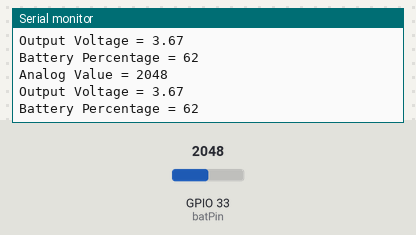
Recording of a sketch running on a simulated ESP32. On the bench: the last lines printed to the serial monitor. The test bench sets the inputs (shaded band); at power-on: GPIO 33 (batPin) = 2048.

Above: at 1.2 s.
1.3 s: GPIO 33 (batPin) set to 2866
At 5.4 s:
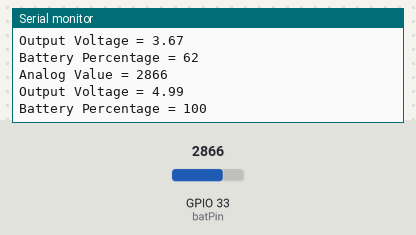
5.5 s: GPIO 33 (batPin) set to 3603
At 11.0 s:
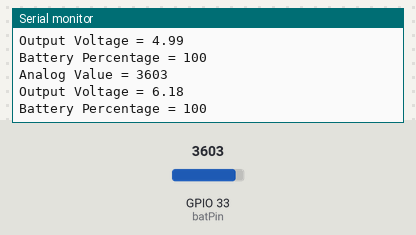
Timing chart, 0 to 12.5 s (numbered marks = the images above; inputs shaded):
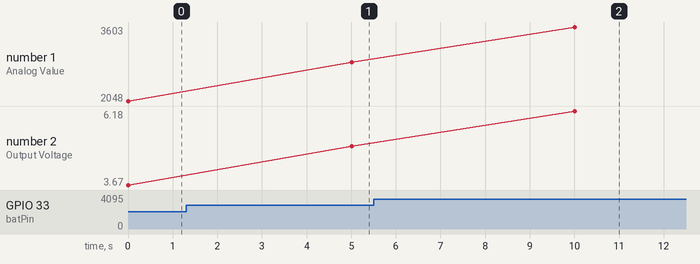

Measured:
- after the input at 1.3 s, the serial monitor: prints a new line after 3.7 s (image 1)
- after the input at 5.5 s, the serial monitor: prints a new line after 4.5 s (image 2)
- plotted number 1: 2048 → 2866 after the input at 1.3 s, 2866 → 3603 after the input at 5.5 s
- plotted number 2: 3.67 → 4.99 after the input at 1.3 s, 4.99 → 6.18 after the input at 5.5 s

The sketch:

Pengujian_Baterai_dan_Modul_Charger.ino
```cpp
/*
 * Program Pengujian Baterai dan Modul Charger
 * Sofyan R. - 191311030 - POLBAN - 2022
 */

// Deklarasi Variabel Baterai Monitoring
int batPin  = 33;    // Pin D33 ESP32
int sensorBaterai;
float voltage;
int batPersentase;
//float kalBaterai = 0.282; // Saluran 1
float kalBaterai = 0.372; // Saluran 2

// Deklarasi Variabel Millis
unsigned long prevMillis = 0;
unsigned long interval = 5000;

void setup() {
  // Setup
  Serial.begin(115200);
  pinMode(batPin, INPUT);
}

void loop() {
  if (millis() - prevMillis > interval || prevMillis == 0) {
    prevMillis = millis();
    // Membaca Kondisi Baterai
    sensorBaterai = analogRead(batPin);
    voltage = (((sensorBaterai * 3.3) / 4095) * 2 + kalBaterai); // multiply by two as voltage divider network is 100K & 100K Resistor
    batPersentase = mapfloat(voltage, 2.8, 4.2, 0, 100); // 2.8V as Battery Cut off Voltage & 4.2V as Maximum Voltage
    if (batPersentase >= 100) {
      batPersentase = 100;
    }
    if (batPersentase <= 0) {
      batPersentase = 1;
    }

    // Tampilkan pada Serial Monitor
    Serial.print("Analog Value = ");
    Serial.println(sensorBaterai);
    Serial.print("Output Voltage = ");
    Serial.println(voltage);
    Serial.print("Battery Percentage = ");
    Serial.println(batPersentase);
    Serial.println();
  }
}

float mapfloat(float x, float in_min, float in_max, float out_min, float out_max)
{
  return (x - in_min) * (out_max - out_min) / (in_max - in_min) + out_min;
}
```
